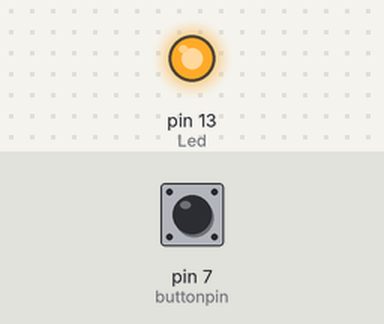
Recording of a sketch running on a simulated Arduino Uno, built with avr-gcc and run on an emulated ATmega328P. On the bench: output pins drawn as LEDs (lit = HIGH). The test bench sets the inputs (shaded band); at power-on: pin 7 (buttonpin) LOW.

Above: at 1.2 s.
1.3 s: pin 7 (buttonpin) pulled HIGH for 0.15 s
At 1.37 s:
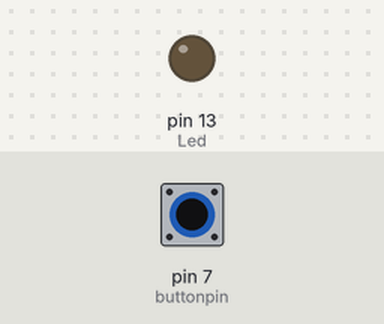
2.9 s: pin 7 (buttonpin) pulled HIGH for 3.2 s
At 7.5 s:
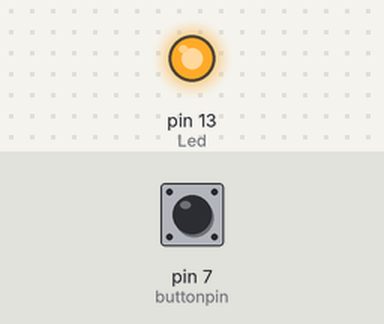
Timing chart, 0 to 9.0 s (numbered marks = the images above; inputs shaded):
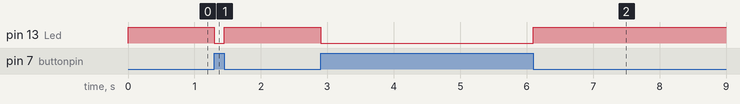

The sketch:

button_switch.ino
```cpp
int Led = 13 ;// define LED Interface
int buttonpin = 7; // define the key switch sensor interface
int val ;// define numeric variables val
void setup ()
{
pinMode (Led, OUTPUT); // define LED as output interface
pinMode (buttonpin, INPUT); // define the key switch  sensoroutput interface
}
void loop ()
{
val = digitalRead (buttonpin); // digital interface will be assigned a value of 3 to read val
if (val == HIGH)  // When the key switch when the  sensor detects a signal, LED flashes
{
digitalWrite (Led, LOW);
}
else

digitalWrite (Led, HIGH);
}
```

Measured:
- after the input at 1.3 s, pin 13 (Led): HIGH → LOW at once, → HIGH 0.15 s later
- after the input at 2.9 s, pin 13 (Led): HIGH → LOW at once, → HIGH 3.2 s later
